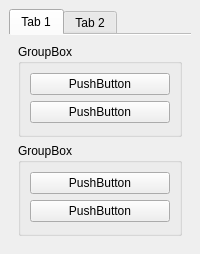
  <widget class="QDockWidget" name="dock_settings">
   <property name="accessibleName">
    <string/>
   </property>
   <property name="floating">
    <bool>false</bool>
   </property>
   <property name="windowTitle">
    <string>Settings</string>
   </property>
   <attribute name="dockWidgetArea">
    <number>2</number>
   </attribute>
   <widget class="QWidget" name="dockWidgetContents_3">
    <layout class="QVBoxLayout" name="verticalLayout_5">
     <item>
      <widget class="QTabWidget" name="tabWidget_2">
       <property name="currentIndex">
        <number>0</number>
       </property>
       <property name="documentMode">
        <bool>true</bool>
       </property>
       <property name="movable">
        <bool>true</bool>
       </property>
       <widget class="QWidget" name="tab">
        <attribute name="title">
         <string>Tab 1</string>
        </attribute>
        <layout class="QVBoxLayout" name="verticalLayout_4">
         <item>
          <widget class="QGroupBox" name="groupBox">
           <property name="title">
            <string>GroupBox</string>
           </property>
           <layout class="QVBoxLayout" name="verticalLayout_6">
            <item>
             <widget class="QPushButton" name="pushButton">
              <property name="text">
               <string>PushButton</string>
              </property>
             </widget>
            </item>
            <item>
             <widget class="QPushButton" name="pushButton_2">
              <property name="text">
               <string>PushButton</string>
              </property>
             </widget>
            </item>
           </layout>
          </widget>
         </item>
         <item>
          <widget class="QGroupBox" name="groupBox_2">
           <property name="title">
            <string>GroupBox</string>
           </property>
           <layout class="QVBoxLayout" name="verticalLayout_7">
            <item>
             <widget class="QPushButton" name="pushButton_3">
              <property name="text">
               <string>PushButton</string>
              </property>
             </widget>
            </item>
            <item>
             <widget class="QPushButton" name="pushButton_4">
              <property name="text">
               <string>PushButton</string>
              </property>
             </widget>
            </item>
           </layout>
          </widget>
         </item>
        </layout>
       </widget>
       <widget class="QWidget" name="tab_2">
        <attribute name="title">
         <string>Tab 2</string>
        </attribute>
       </widget>
      </widget>
     </item>
    </layout>
   </widget>
  </widget>
